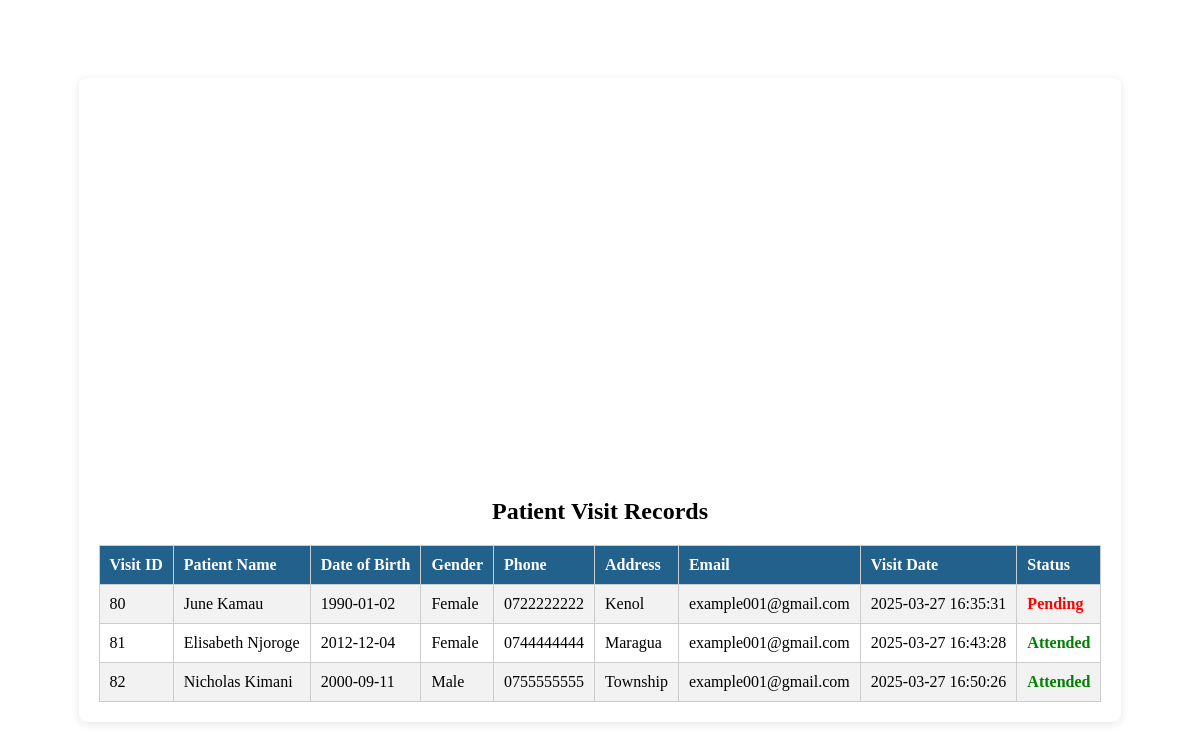
The app's page /ADMIN/visits.php with its own data.
### tables this page shows
CREATE TABLE `visits` (
  `VisitID` int(11) NOT NULL,
  `PatientID` varchar(10) NOT NULL,
  `A_Id` varchar(100) DEFAULT 'Null',
  `CreatedAt` timestamp NOT NULL DEFAULT current_timestamp(),
  `Status` varchar(20) DEFAULT 'Pending'
);

CREATE TABLE `patients` (
  `PatientID` int(11) NOT NULL,
  `FirstName` varchar(100) NOT NULL,
  `MiddleName` varchar(100) NOT NULL,
  `LastName` varchar(100) NOT NULL,
  `DateOfBirth` date NOT NULL,
  `Gender` enum('Male','Female','Other') NOT NULL,
  `PhoneNumber` varchar(15) NOT NULL,
  `Address` text NOT NULL,
  `Email` varchar(255) DEFAULT NULL,
  `NOKFname` varchar(100) NOT NULL,
  `NOKMname` varchar(100) NOT NULL,
  `NOKLname` varchar(100) NOT NULL,
  `Relationship` varchar(100) NOT NULL,
  `NOKContact` varchar(15) NOT NULL,
  `CreatedAt` timestamp NOT NULL DEFAULT current_timestamp()
);

### ADMIN/visits.php (the view, shortened to what this page needs)
<!DOCTYPE html>
<html lang="en">
<head>
</head>
<body>
    <div class="table-container">
        <h2 style="text-align: center;">Patient Visit Records</h2>
        <?php
        $servername = "localhost";
        $username = "root";
        $password = "";
        $dbname = "jamii-hms";
        $conn = new mysqli($servername, $username, $password, $dbname);
        $sql = "SELECT visits.VisitID, visits.CreatedAt,
                       patients.FirstName, patients.MiddleName, patients.LastName, patients.DateOfBirth, patients.Gender,
                       patients.PhoneNumber, patients.Address, patients.Email, visits.Status
                FROM visits
                INNER JOIN patients ON visits.PatientID = patients.PatientID
                ORDER BY visits.CreatedAt ASC";
        $result = $conn->query($sql);
        if ($result->num_rows > 0) {
            echo "<table>";
            echo "<tr>
                    <th>Visit ID</th>
                    <th>Patient Name</th>
                    <th>Date of Birth</th>
                    <th>Gender</th>
                    <th>Phone</th>
                    <th>Address</th>
                    <th>Email</th>
                    <th>Visit Date</th>
                    <th>Status</th>
                </tr>";
            while ($row = $result->fetch_assoc()) {
                echo "<tr>";
                echo "<td>" . htmlspecialchars($row['VisitID']) . "</td>";
                echo "<td>" . htmlspecialchars($row['FirstName'] . " " . $row['LastName']) . "</td>";
                echo "<td>" . htmlspecialchars($row['DateOfBirth']) . "</td>";
                echo "<td>" . htmlspecialchars($row['Gender']) . "</td>";
                echo "<td>" . htmlspecialchars($row['PhoneNumber']) . "</td>";
                echo "<td>" . htmlspecialchars($row['Address']) . "</td>";
                echo "<td>" . htmlspecialchars($row['Email']) . "</td>";
                echo "<td>" . htmlspecialchars($row['CreatedAt']) . "</td>";
                echo "<td class='status " .
                     ($row['Status'] === 'Attended' ? "attended'>Attended" : "pending'>Pending") .
                     "</td>";
                echo "</tr>";
            }
            echo "</table>";
        } else {
            echo "<p style='text-align: center; color: gray;'>No records found.</p>";
        }
        ?>
    </div>
</body>
</html>

### ADMIN/visits.php (style rules this page uses)
body { display: flex; justify-content: center; align-items: center; height: 100vh; margin: 0; background-color: white; }
.table-container { max-width: 1100px; margin: 0 auto; background-color: #ffffff; padding: 20px; border-radius: 8px; box-shadow: 0 2px 10px rgba(0, 0, 0, 0.1); padding-top: 400px; }
table { width: 100%; border-collapse: collapse; margin-top: 20px; }
table, th, td { border: 1px solid #ccc; }
th, td { padding: 10px; text-align: left; }
th { background-color: #21618c; color: #fff; }
tr:nth-child(even) { background-color: #f2f2f2; }
.status { font-weight: bold; }
.status.attended { color: green; }
.status.pending { color: red; }

### records on screen
visits: VisitID "80", PatientID.LastName "June Kamau", PatientID.DateOfBirth "1990-01-02", PatientID.Gender "Female", PatientID.PhoneNumber "0722222222", PatientID.Address "Kenol", PatientID.Email "example001@gmail.com", CreatedAt "2025-03-27 16:35:31", Status "Pending"
visits: VisitID "81", PatientID.LastName "Elisabeth Njoroge", PatientID.DateOfBirth "2012-12-04", PatientID.Gender "Female", PatientID.PhoneNumber "0744444444", PatientID.Address "Maragua", PatientID.Email "example001@gmail.com", CreatedAt "2025-03-27 16:43:28", Status "Attended"
visits: VisitID "82", PatientID.LastName "Nicholas Kimani", PatientID.DateOfBirth "2000-09-11", PatientID.Gender "Male", PatientID.PhoneNumber "0755555555", PatientID.Address "Township", PatientID.Email "example001@gmail.com", CreatedAt "2025-03-27 16:50:26", Status "Attended"
